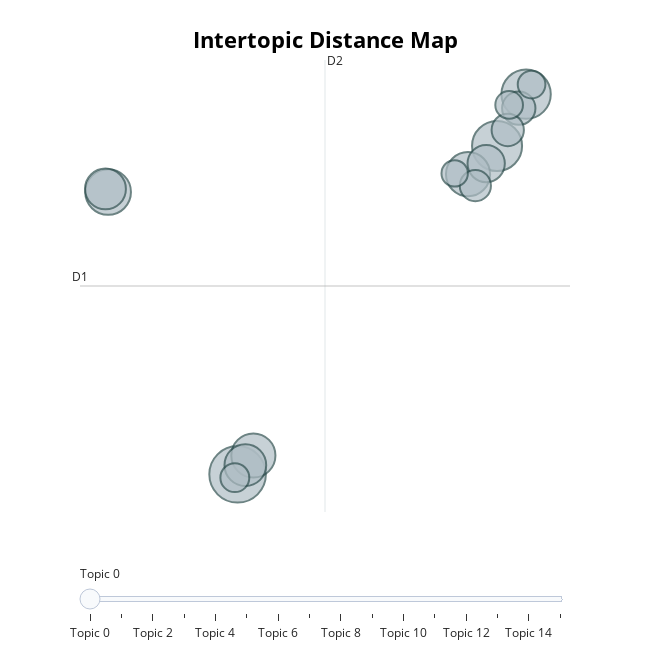

The notebook cell saved with this chart:
### Code cell
topic_model.visualize_topics()

### Figure 1 — Plotly figure (JSON) as saved in the notebook; plotly's stock layout.template omitted (floating-point values rounded to 4 significant figures)
{"data": [{"customdata": [[0, "was | of | show | said | at", 46], [1, "yeah | ballsy | aw | huh | man", 36], [2, "route | out | go | escape | board", 35], [3, "people | do | be | mean | think", 30], [4, "secret | service | was | get | it", 28], [5, "wow | mm | sure | balls | truly", 28], [6, "comedy | its | funny | joke | people", 25], [7, "do | play | love | that | pieces", 24], [8, "right | hush | snorted | correct | not", 20], [9, "okay | asshole | im | youre | points", 16], [10, "absolutely | bet | blank | halfway | truthful", 15], [11, "totally | saying | no | thats | understands", 14], [12, "robbed | won | nominated | was | win", 12], [13, "scares | worried | scared | nervous | 57", 11], [14, "love | great | using | huge | thank", 11], [15, "90 | finesse | myth | fleeting | alchemize", 10]], "hovertemplate": "<b>Topic %{customdata[0]}</b><br>%{customdata[1]}<br>Size: %{customdata[2]}", "legendgroup": "", "marker": {"color": "#B0BEC5", "line": {"color": "DarkSlateGrey", "width": 2}, "size": [46, 36, 35, 30, 28, 28, 25, 24, 20, 16, 15, 14, 12, 11, 11, 10], "sizemode": "area", "sizeref": 0.02875, "symbol": "circle"}, "mode": "markers", "name": "", "orientation": "v", "showlegend": false, "type": "scatter", "x": [-1.51, 8.869, 10.03, -6.691, -0.8793, 7.708, -1.2, -6.796, 8.434, 9.737, 9.297, 8.001, -1.621, 10.25, 9.353, 7.174], "xaxis": "x", "y": [-7.572, 3.439, 5.178, 1.896, -6.941, 2.495, -7.263, 2.001, 2.851, 4.71, 3.977, 2.111, -7.683, 5.499, 4.818, 2.521], "yaxis": "y"}], "layout": {"annotations": [{"showarrow": false, "text": "D1", "x": -7.815, "y": -1.256, "yshift": 10}, {"showarrow": false, "text": "D2", "x": 1.986, "xshift": 10, "y": 6.324}], "height": 650, "hoverlabel": {"bgcolor": "white", "font": {"family": "Rockwell", "size": 16}}, "legend": {"itemsizing": "constant", "tracegroupgap": 0}, "margin": {"t": 60}, "shapes": [{"line": {"color": "#CFD8DC", "width": 2}, "type": "line", "x0": 1.986, "x1": 1.986, "y0": -8.835, "y1": 6.324}, {"line": {"color": "#9E9E9E", "width": 2}, "type": "line", "x0": -7.815, "x1": 11.79, "y0": -1.256, "y1": -1.256}], "sliders": [{"active": 0, "pad": {"t": 50}, "steps": [{"args": [{"marker.color": [["red", "#B0BEC5", "#B0BEC5", "#B0BEC5", "#B0BEC5", "#B0BEC5", "#B0BEC5", "#B0BEC5", "#B0BEC5", "#B0BEC5", "#B0BEC5", "#B0BEC5", "#B0BEC5", "#B0BEC5", "#B0BEC5", "#B0BEC5"]]}], "label": "Topic 0", "method": "update"}, {"args": [{"marker.color": [["#B0BEC5", "red", "#B0BEC5", "#B0BEC5", "#B0BEC5", "#B0BEC5", "#B0BEC5", "#B0BEC5", "#B0BEC5", "#B0BEC5", "#B0BEC5", "#B0BEC5", "#B0BEC5", "#B0BEC5", "#B0BEC5", "#B0BEC5"]]}], "label": "Topic 1", "method": "update"}, {"args": [{"marker.color": [["#B0BEC5", "#B0BEC5", "red", "#B0BEC5", "#B0BEC5", "#B0BEC5", "#B0BEC5", "#B0BEC5", "#B0BEC5", "#B0BEC5", "#B0BEC5", "#B0BEC5", "#B0BEC5", "#B0BEC5", "#B0BEC5", "#B0BEC5"]]}], "label": "Topic 2", "method": "update"}, {"args": [{"marker.color": [["#B0BEC5", "#B0BEC5", "#B0BEC5", "red", "#B0BEC5", "#B0BEC5", "#B0BEC5", "#B0BEC5", "#B0BEC5", "#B0BEC5", "#B0BEC5", "#B0BEC5", "#B0BEC5", "#B0BEC5", "#B0BEC5", "#B0BEC5"]]}], "label": "Topic 3", "method": "update"}, {"args": [{"marker.color": [["#B0BEC5", "#B0BEC5", "#B0BEC5", "#B0BEC5", "red", "#B0BEC5", "#B0BEC5", "#B0BEC5", "#B0BEC5", "#B0BEC5", "#B0BEC5", "#B0BEC5", "#B0BEC5", "#B0BEC5", "#B0BEC5", "#B0BEC5"]]}], "label": "Topic 4", "method": "update"}, {"args": [{"marker.color": [["#B0BEC5", "#B0BEC5", "#B0BEC5", "#B0BEC5", "#B0BEC5", "red", "#B0BEC5", "#B0BEC5", "#B0BEC5", "#B0BEC5", "#B0BEC5", "#B0BEC5", "#B0BEC5", "#B0BEC5", "#B0BEC5", "#B0BEC5"]]}], "label": "Topic 5", "method": "update"}, {"args": [{"marker.color": [["#B0BEC5", "#B0BEC5", "#B0BEC5", "#B0BEC5", "#B0BEC5", "#B0BEC5", "red", "#B0BEC5", "#B0BEC5", "#B0BEC5", "#B0BEC5", "#B0BEC5", "#B0BEC5", "#B0BEC5", "#B0BEC5", "#B0BEC5"]]}], "label": "Topic 6", "method": "update"}, {"args": [{"marker.color": [["#B0BEC5", "#B0BEC5", "#B0BEC5", "#B0BEC5", "#B0BEC5", "#B0BEC5", "#B0BEC5", "red", "#B0BEC5", "#B0BEC5", "#B0BEC5", "#B0BEC5", "#B0BEC5", "#B0BEC5", "#B0BEC5", "#B0BEC5"]]}], "label": "Topic 7", "method": "update"}, {"args": [{"marker.color": [["#B0BEC5", "#B0BEC5", "#B0BEC5", "#B0BEC5", "#B0BEC5", "#B0BEC5", "#B0BEC5", "#B0BEC5", "red", "#B0BEC5", "#B0BEC5", "#B0BEC5", "#B0BEC5", "#B0BEC5", "#B0BEC5", "#B0BEC5"]]}], "label": "Topic 8", "method": "update"}, {"args": [{"marker.color": [["#B0BEC5", "#B0BEC5", "#B0BEC5", "#B0BEC5", "#B0BEC5", "#B0BEC5", "#B0BEC5", "#B0BEC5", "#B0BEC5", "red", "#B0BEC5", "#B0BEC5", "#B0BEC5", "#B0BEC5", "#B0BEC5", "#B0BEC5"]]}], "label": "Topic 9", "method": "update"}, {"args": [{"marker.color": [["#B0BEC5", "#B0BEC5", "#B0BEC5", "#B0BEC5", "#B0BEC5", "#B0BEC5", "#B0BEC5", "#B0BEC5", "#B0BEC5", "#B0BEC5", "red", "#B0BEC5", "#B0BEC5", "#B0BEC5", "#B0BEC5", "#B0BEC5"]]}], "label": "Topic 10", "method": "update"}, {"args": [{"marker.color": [["#B0BEC5", "#B0BEC5", "#B0BEC5", "#B0BEC5", "#B0BEC5", "#B0BEC5", "#B0BEC5", "#B0BEC5", "#B0BEC5", "#B0BEC5", "#B0BEC5", "red", "#B0BEC5", "#B0BEC5", "#B0BEC5", "#B0BEC5"]]}], "label": "Topic 11", "method": "update"}, {"args": [{"marker.color": [["#B0BEC5", "#B0BEC5", "#B0BEC5", "#B0BEC5", "#B0BEC5", "#B0BEC5", "#B0BEC5", "#B0BEC5", "#B0BEC5", "#B0BEC5", "#B0BEC5", "#B0BEC5", "red", "#B0BEC5", "#B0BEC5", "#B0BEC5"]]}], "label": "Topic 12", "method": "update"}, {"args": [{"marker.color": [["#B0BEC5", "#B0BEC5", "#B0BEC5", "#B0BEC5", "#B0BEC5", "#B0BEC5", "#B0BEC5", "#B0BEC5", "#B0BEC5", "#B0BEC5", "#B0BEC5", "#B0BEC5", "#B0BEC5", "red", "#B0BEC5", "#B0BEC5"]]}], "label": "Topic 13", "method": "update"}, {"args": [{"marker.color": [["#B0BEC5", "#B0BEC5", "#B0BEC5", "#B0BEC5", "#B0BEC5", "#B0BEC5", "#B0BEC5", "#B0BEC5", "#B0BEC5", "#B0BEC5", "#B0BEC5", "#B0BEC5", "#B0BEC5", "#B0BEC5", "red", "#B0BEC5"]]}], "label": "Topic 14", "method": "update"}, {"args": [{"marker.color": [["#B0BEC5", "#B0BEC5", "#B0BEC5", "#B0BEC5", "#B0BEC5", "#B0BEC5", "#B0BEC5", "#B0BEC5", "#B0BEC5", "#B0BEC5", "#B0BEC5", "#B0BEC5", "#B0BEC5", "#B0BEC5", "#B0BEC5", "red"]]}], "label": "Topic 15", "method": "update"}]}], "title": {"font": {"color": "Black", "size": 22}, "text": "<b>Intertopic Distance Map</b>", "x": 0.5, "xanchor": "center", "y": 0.95, "yanchor": "top"}, "width": 650, "xaxis": {"anchor": "y", "domain": [0, 1], "range": [-7.815, 11.79], "title": {"text": ""}, "visible": false}, "yaxis": {"anchor": "x", "domain": [0, 1], "range": [-8.835, 6.324], "title": {"text": ""}, "visible": false}}}
